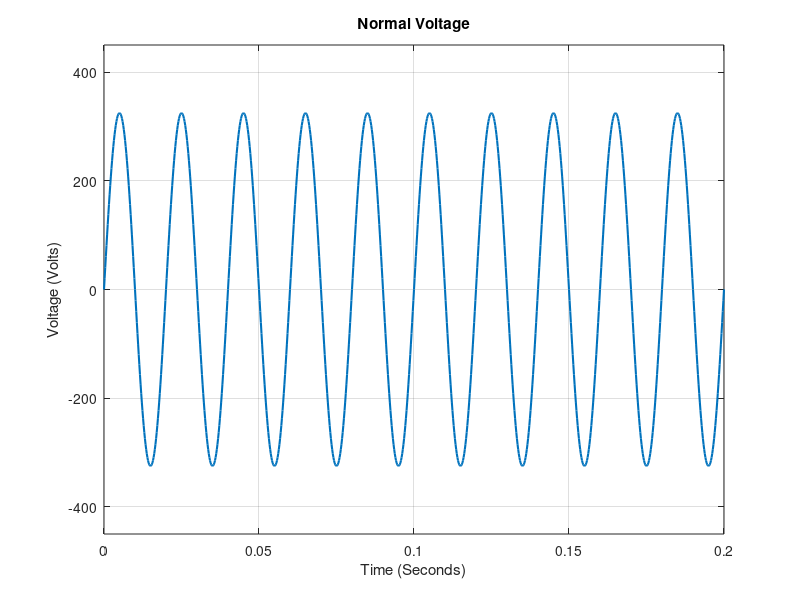

Recreate this plot in MATLAB.
clc;
clear;
close all;

%% Sampling Parameters
Fs = 5000;          % Sampling Frequency (Hz)
f = 50;             % Fundamental Frequency (Hz)
T = 0.2;            % Duration (seconds)
t = 0:1/Fs:T;

Vm = 325;           % Peak Voltage (230 V RMS)

%% Select Disturbance
% Change this value from 1 to 7
choice = 1;

switch choice

    case 1
        % Normal Voltage
        V = Vm*sin(2*pi*f*t);
        titleText = 'Normal Voltage';

    case 2
        % Voltage Sag (40% reduction)
        V = Vm*sin(2*pi*f*t);
        idx = t>=0.05 & t<=0.12;
        V(idx) = 0.6*V(idx);
        titleText = 'Voltage Sag';

    case 3
        % Voltage Swell (30% increase)
        V = Vm*sin(2*pi*f*t);
        idx = t>=0.05 & t<=0.12;
        V(idx) = 1.3*V(idx);
        titleText = 'Voltage Swell';

    case 4
        % Voltage Interruption
        V = Vm*sin(2*pi*f*t);
        idx = t>=0.05 & t<=0.12;
        V(idx) = 0;
        titleText = 'Voltage Interruption';

    case 5
        % Harmonic Distortion
        V = Vm*sin(2*pi*f*t) ...
          + 0.20*Vm*sin(2*pi*150*t) ...
          + 0.10*Vm*sin(2*pi*250*t);
        titleText = 'Harmonic Distortion';

    case 6
        % Frequency Variation (52 Hz)
        V = Vm*sin(2*pi*52*t);
        titleText = 'Frequency Variation';

    case 7
        % Transient Spike
        V = Vm*sin(2*pi*f*t);
        idx = t>=0.08 & t<=0.081;
        V(idx) = V(idx) + 300;
        titleText = 'Transient';

end

%% Plot
figure;

plot(t,V,'LineWidth',1.5);

grid on;

xlabel('Time (Seconds)');
ylabel('Voltage (Volts)');
title(titleText);

xlim([0 0.2]);
ylim([-450 450]);
